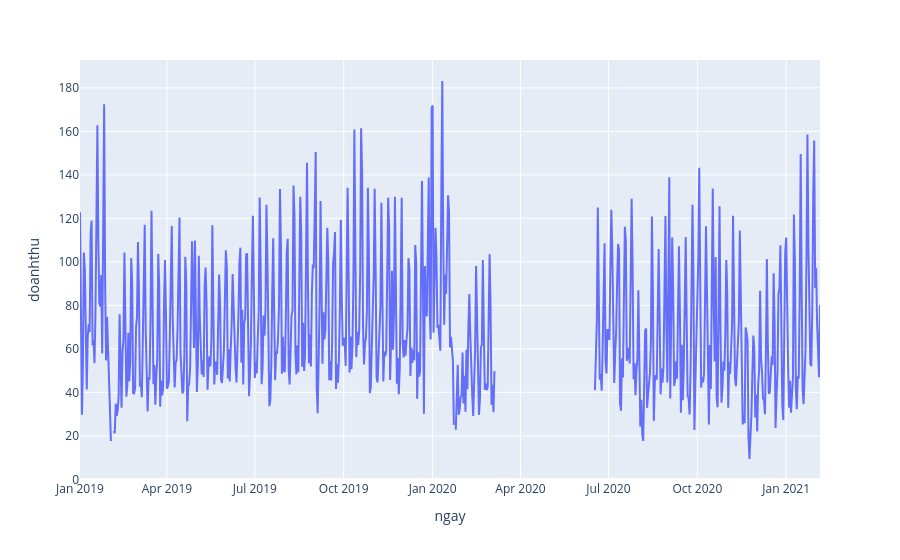

The cell this chart's notebook holds for it:
### Code cell
draw(data_df)

### Figure 1 — Plotly figure (JSON) as saved in the notebook; plotly's stock layout.template omitted (floating-point values rounded to 4 significant figures; data arrays with more than 128 entries replaced by an {"elided": "..."} marker saying what was removed)
{"data": [{"hovertemplate": "ngay=%{x}<br>doanhthu=%{y}<extra></extra>", "legendgroup": "", "line": {"color": "#636efa", "dash": "solid"}, "mode": "lines", "name": "", "orientation": "v", "showlegend": false, "type": "scatter", "x": {"elided": "767 str values"}, "xaxis": "x", "y": {"elided": "767 float values"}, "yaxis": "y"}], "layout": {"legend": {"tracegroupgap": 0}, "margin": {"t": 60}, "xaxis": {"anchor": "y", "domain": [0, 1], "title": {"text": "ngay"}}, "yaxis": {"anchor": "x", "domain": [0, 1], "title": {"text": "doanhthu"}}}}
